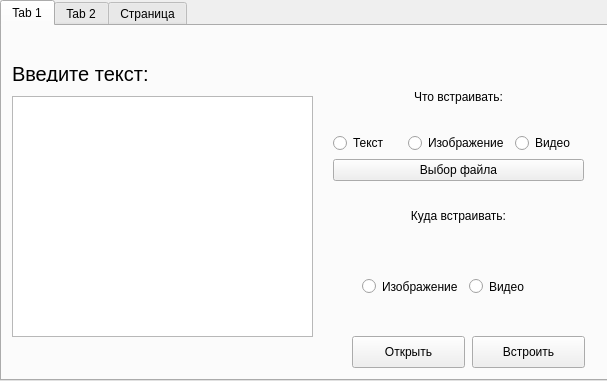
<?xml version="1.0" encoding="UTF-8"?>
<ui version="4.0">
 <class>Steganograph</class>
 <widget class="QWidget" name="Steganograph">
  <property name="geometry">
   <rect>
    <x>0</x>
    <y>0</y>
    <width>607</width>
    <height>381</height>
   </rect>
  </property>
  <property name="minimumSize">
   <size>
    <width>607</width>
    <height>381</height>
   </size>
  </property>
  <property name="maximumSize">
   <size>
    <width>607</width>
    <height>381</height>
   </size>
  </property>
  <property name="windowTitle">
   <string>Steganograph</string>
  </property>
  <widget class="QTabWidget" name="tabWidget">
   <property name="geometry">
    <rect>
     <x>0</x>
     <y>0</y>
     <width>611</width>
     <height>381</height>
    </rect>
   </property>
   <property name="autoFillBackground">
    <bool>true</bool>
   </property>
   <property name="currentIndex">
    <number>0</number>
   </property>
   <widget class="QWidget" name="tab">
    <attribute name="title">
     <string>Tab 1</string>
    </attribute>
    <widget class="QPlainTextEdit" name="InputTextArea">
     <property name="geometry">
      <rect>
       <x>10</x>
       <y>70</y>
       <width>301</width>
       <height>241</height>
      </rect>
     </property>
    </widget>
    <widget class="QPushButton" name="InputStegButton">
     <property name="geometry">
      <rect>
       <x>470</x>
       <y>310</y>
       <width>113</width>
       <height>32</height>
      </rect>
     </property>
     <property name="autoFillBackground">
      <bool>false</bool>
     </property>
     <property name="text">
      <string>Встроить</string>
     </property>
    </widget>
    <widget class="QLabel" name="label">
     <property name="geometry">
      <rect>
       <x>10</x>
       <y>40</y>
       <width>231</width>
       <height>16</height>
      </rect>
     </property>
     <property name="font">
      <font>
       <pointsize>15</pointsize>
      </font>
     </property>
     <property name="text">
      <string>Введите текст:</string>
     </property>
    </widget>
    <widget class="QLabel" name="CounterSymb">
     <property name="geometry">
      <rect>
       <x>20</x>
       <y>320</y>
       <width>211</width>
       <height>16</height>
      </rect>
     </property>
     <property name="text">
      <string/>
     </property>
    </widget>
    <widget class="QPushButton" name="OpenFileTab1">
     <property name="geometry">
      <rect>
       <x>350</x>
       <y>310</y>
       <width>113</width>
       <height>32</height>
      </rect>
     </property>
     <property name="text">
      <string>Открыть</string>
     </property>
    </widget>
    <widget class="QWidget" name="gridLayoutWidget">
     <property name="geometry">
      <rect>
       <x>320</x>
       <y>30</y>
       <width>273</width>
       <height>201</height>
      </rect>
     </property>
     <layout class="QGridLayout" name="gridLayout">
      <item row="4" column="0">
       <widget class="QLabel" name="label_5">
        <property name="enabled">
         <bool>true</bool>
        </property>
        <property name="text">
         <string>&lt;html&gt;&lt;head/&gt;&lt;body&gt;&lt;p align=&quot;center&quot;&gt;Куда встраивать:&lt;/p&gt;&lt;/body&gt;&lt;/html&gt;</string>
        </property>
       </widget>
      </item>
      <item row="3" column="0">
       <widget class="QPushButton" name="ChooseStgImgButton">
        <property name="text">
         <string>Выбор файла</string>
        </property>
       </widget>
      </item>
      <item row="1" column="0">
       <widget class="QLabel" name="label_6">
        <property name="layoutDirection">
         <enum>Qt::LeftToRight</enum>
        </property>
        <property name="text">
         <string>&lt;html&gt;&lt;head/&gt;&lt;body&gt;&lt;p align=&quot;center&quot;&gt;Что встраивать:&lt;/p&gt;&lt;/body&gt;&lt;/html&gt;</string>
        </property>
       </widget>
      </item>
      <item row="2" column="0">
       <layout class="QHBoxLayout" name="horizontalLayout">
        <item>
         <widget class="QRadioButton" name="radioButtonText">
          <property name="text">
           <string>Текст</string>
          </property>
         </widget>
        </item>
        <item>
         <widget class="QRadioButton" name="radioButtonImg">
          <property name="text">
           <string>Изображение</string>
          </property>
         </widget>
        </item>
        <item>
         <widget class="QRadioButton" name="radioButtonVideo">
          <property name="text">
           <string>Видео</string>
          </property>
         </widget>
        </item>
       </layout>
      </item>
     </layout>
    </widget>
    <widget class="QWidget" name="layoutWidget">
     <property name="geometry">
      <rect>
       <x>360</x>
       <y>240</y>
       <width>209</width>
       <height>41</height>
      </rect>
     </property>
     <layout class="QHBoxLayout" name="horizontalLayout_2">
      <property name="spacing">
       <number>-1</number>
      </property>
      <property name="leftMargin">
       <number>0</number>
      </property>
      <property name="topMargin">
       <number>12</number>
      </property>
      <property name="bottomMargin">
       <number>12</number>
      </property>
      <item>
       <widget class="QRadioButton" name="radioButtonToImg">
        <property name="enabled">
         <bool>true</bool>
        </property>
        <property name="text">
         <string>Изображение</string>
        </property>
       </widget>
      </item>
      <item>
       <widget class="QRadioButton" name="radioButtonToVideo">
        <property name="enabled">
         <bool>true</bool>
        </property>
        <property name="text">
         <string>Видео</string>
        </property>
       </widget>
      </item>
     </layout>
    </widget>
   </widget>
   <widget class="QWidget" name="tab_2">
    <attribute name="title">
     <string>Tab 2</string>
    </attribute>
    <widget class="QTextBrowser" name="PrintTextArea">
     <property name="geometry">
      <rect>
       <x>10</x>
       <y>30</y>
       <width>581</width>
       <height>281</height>
      </rect>
     </property>
    </widget>
    <widget class="QPushButton" name="ExtractDataButton">
     <property name="geometry">
      <rect>
       <x>480</x>
       <y>320</y>
       <width>113</width>
       <height>32</height>
      </rect>
     </property>
     <property name="text">
      <string>Вывод данных</string>
     </property>
    </widget>
    <widget class="QLabel" name="label_2">
     <property name="geometry">
      <rect>
       <x>10</x>
       <y>0</y>
       <width>281</width>
       <height>16</height>
      </rect>
     </property>
     <property name="font">
      <font>
       <pointsize>15</pointsize>
      </font>
     </property>
     <property name="text">
      <string>Изъятый текст:</string>
     </property>
    </widget>
    <widget class="QPushButton" name="OpenFileTab2">
     <property name="geometry">
      <rect>
       <x>370</x>
       <y>320</y>
       <width>113</width>
       <height>32</height>
      </rect>
     </property>
     <property name="text">
      <string>Открыть</string>
     </property>
    </widget>
   </widget>
   <widget class="QWidget" name="tab_3">
    <attribute name="title">
     <string>Страница</string>
    </attribute>
    <widget class="QLineEdit" name="InputKeyArea">
     <property name="geometry">
      <rect>
       <x>130</x>
       <y>130</y>
       <width>341</width>
       <height>31</height>
      </rect>
     </property>
    </widget>
    <widget class="QPushButton" name="ChangeKey">
     <property name="geometry">
      <rect>
       <x>342</x>
       <y>190</y>
       <width>131</width>
       <height>32</height>
      </rect>
     </property>
     <property name="text">
      <string>Изменить ключ</string>
     </property>
    </widget>
    <widget class="QLabel" name="Status">
     <property name="geometry">
      <rect>
       <x>140</x>
       <y>200</y>
       <width>191</width>
       <height>16</height>
      </rect>
     </property>
     <property name="text">
      <string>TextLabel</string>
     </property>
    </widget>
    <widget class="QLabel" name="label_3">
     <property name="geometry">
      <rect>
       <x>160</x>
       <y>60</y>
       <width>331</width>
       <height>16</height>
      </rect>
     </property>
     <property name="font">
      <font>
       <pointsize>15</pointsize>
      </font>
     </property>
     <property name="text">
      <string>Редактирование ключа шифрования</string>
     </property>
    </widget>
   </widget>
  </widget>
 </widget>
 <layoutdefault spacing="6" margin="11"/>
 <resources/>
 <connections/>
</ui>
